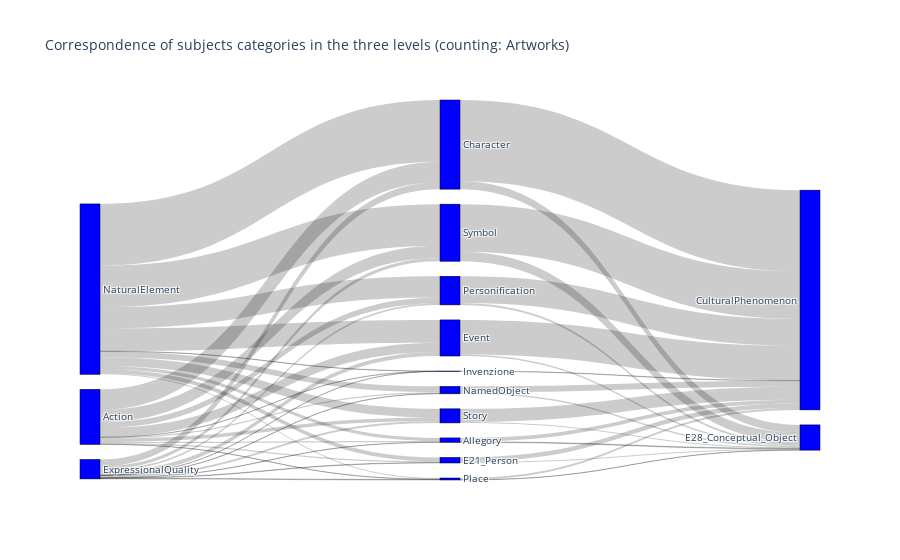

Notebook cell for this chart:
### Code cell
# we extract all the unique values
# unique_source_target_all = list(pd.unique(links3[["source", "target"]].values.ravel("K")))
#unique_source_target

# we map the labels with their index in the list
mapping_dict_all = {k:v for v, k in enumerate(unique_source_target_all)}
mapping_dict_all

# we replace names with the indices
links3["source"] = links3["source"].map(mapping_dict_all)
links3["target"] = links3["target"].map(mapping_dict_all)

# we transform the dataframe in a dict
links_dict = links3.to_dict(orient ="list")

# create the diagram

# https://plotly.com/python/sankey-diagram/
# useful tutorial: https://www.youtube.com/watch?v=yyVwvBUFRwY 
#import plotly.graph_objects as go

fig = go.Figure(data=[go.Sankey(
    node = dict(
      pad = 15,
      thickness = 20,
      line = dict(color = "black", width = 0.5),
      label = unique_source_target_all,
      color = "blue"
    ),
    link = dict(
      source = links_dict["source"], # indices corresponding to labels, eg A1, A2, A1, B1, ...
      target = links_dict["target"],
      value = links_dict["value"]
  ))])
# the graph shows the n to n relations happening between elements of different levels (e.g. to one natural element may correspond several symbols and several cultural phenomena)
# the counting represent single instances hence not unique subjects (e.g. at the first level, we don't represent the concept of a dog but the sum of all the representations of a dog)
fig.update_layout(title_text="Correspondence of subjects categories in the three levels (counting: Artworks)", font_size=10)
fig.show()

### Figure 1 — Plotly figure (JSON) as saved in the notebook; plotly's stock layout.template omitted (floating-point values rounded to 4 significant figures)
{"data": [{"link": {"source": [0, 0, 0, 0, 0, 0, 0, 0, 0, 0, 1, 1, 1, 1, 1, 1, 1, 1, 1, 1, 2, 2, 2, 2, 2, 2, 2, 2, 2, 2, 3, 3, 4, 4, 5, 5, 6, 6, 7, 8, 8, 9, 9, 10, 10, 11, 11, 12, 12], "target": [3, 4, 5, 6, 7, 8, 9, 10, 11, 12, 3, 4, 5, 6, 7, 8, 9, 10, 11, 12, 3, 4, 5, 6, 7, 8, 9, 10, 11, 12, 13, 14, 13, 14, 13, 14, 13, 14, 14, 13, 14, 13, 14, 13, 14, 13, 14, 13, 14], "value": [149, 153, 2832, 1274, 12, 173, 805, 38, 467, 1685, 68, 32, 953, 558, 2, 44, 229, 81, 268, 446, 553, 433, 8493, 3140, 34, 812, 2914, 157, 1204, 5730, 163, 607, 86, 532, 1089, 11189, 196, 4776, 48, 220, 809, 275, 3673, 12, 264, 142, 1797, 1295, 6566]}, "node": {"color": "blue", "label": ["Action", "ExpressionalQuality", "NaturalElement", "E21_Person", "Allegory", "Character", "Event", "Invenzione", "NamedObject", "Personification", "Place", "Story", "Symbol", "E28_Conceptual_Object", "CulturalPhenomenon"], "line": {"color": "black", "width": 0.5}, "pad": 15, "thickness": 20}, "type": "sankey"}], "layout": {"font": {"size": 10}, "title": {"text": "Correspondence of subjects categories in the three levels (counting: Artworks)"}}}
